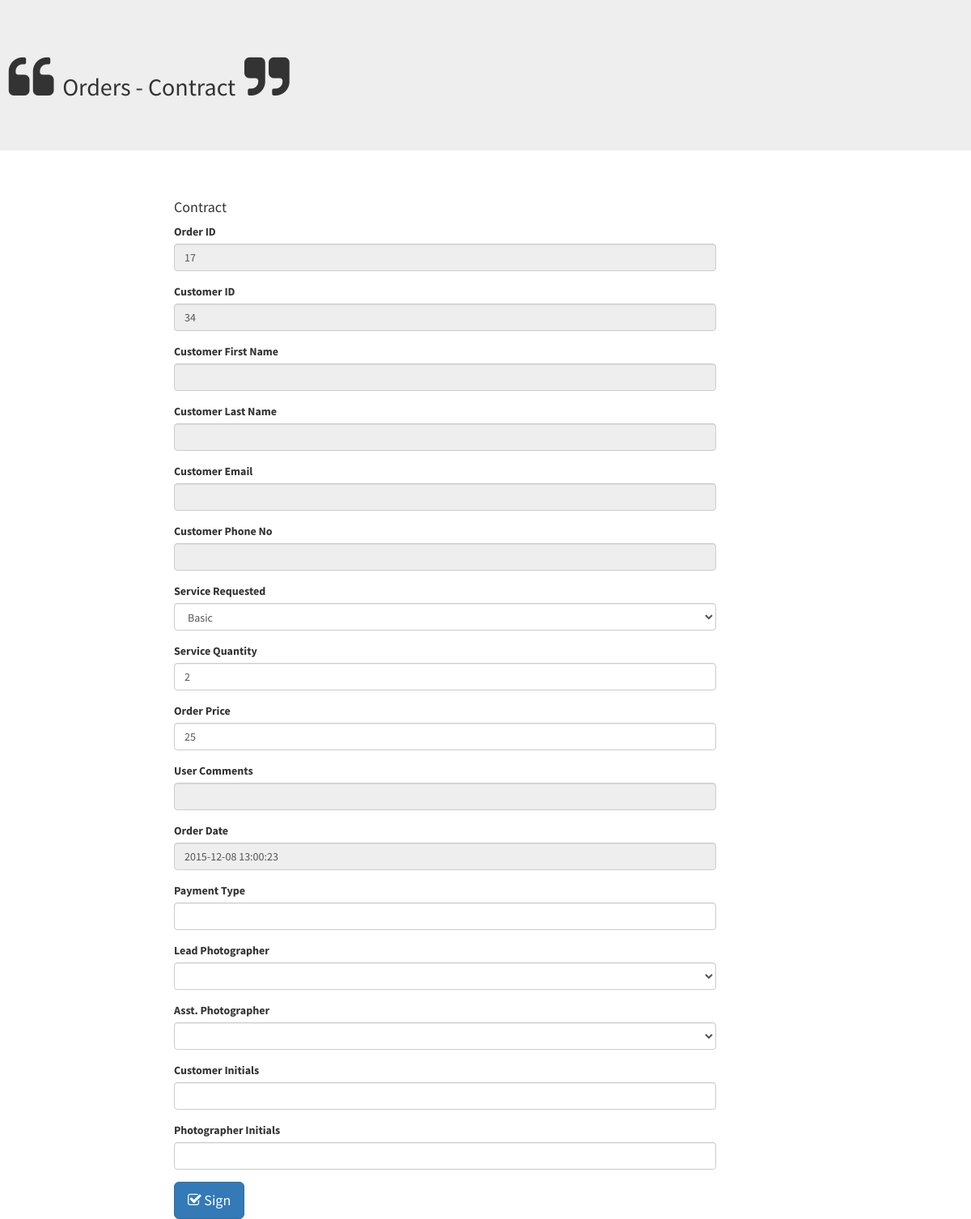
The page /makecontract.php?id=17 on the database its author committed.
### tables this page shows
CREATE TABLE IF NOT EXISTS `tbl_orders` (
  `id` int(4) NOT NULL AUTO_INCREMENT,
  `customerid` int(4) NOT NULL,
  `serviceid` int(4) NOT NULL,
  `photographerid1` int(4) NOT NULL,
  `photographerid2` int(4) NOT NULL,
  `paymenttype` varchar(16) NOT NULL,
  `cinitials` varchar(4) NOT NULL,
  `pinitials` varchar(4) NOT NULL,
  `status` int(1) NOT NULL,
  `quantity` int(4) NOT NULL,
  `price` float NOT NULL,
  `override` float NOT NULL,
  `comments` text NOT NULL,
  `orderdate` timestamp NOT NULL DEFAULT CURRENT_TIMESTAMP,
  `duedate` date NOT NULL,
  `lastupdated` timestamp NOT NULL DEFAULT '0000-00-00 00:00:00',
  PRIMARY KEY (`id`)
);

### makecontract.php (the view, shortened to what this page needs)
<?php
include('dbconnection.php');
$orderid = $_GET['id'];
$stmt = $databaseConnection->prepare("SELECT * FROM tbl_services");
$products = array();
if ($stmt->execute()) {
  while ($row = $stmt->fetch(PDO::FETCH_ASSOC)) {
    $products[] = $row;
  }
}
$databaseConnection = new PDO('mysql:host='._HOST_NAME_.';dbname='._DATABASE_NAME_, _USER_NAME_, _DB_PASSWORD);
$stmt = $databaseConnection->prepare("SELECT userid, fname, lname FROM tbl_photographers");
$photographers = array();
if ($stmt->execute()) {
  while ($row = $stmt->fetch(PDO::FETCH_ASSOC)) {
    $photographers[] = $row;
  }
}
if(!isset($_POST['submit'])){
  $databaseConnection = new PDO('mysql:host='._HOST_NAME_.';dbname='._DATABASE_NAME_, _USER_NAME_, _DB_PASSWORD);
  $stmt = $databaseConnection->prepare("SELECT tbl_orders.id, customerid, tbl_customers.fname cfname, tbl_customers.lname clname, tbl_orders.serviceid, tbl_services.price sprice,
    photographerid1, photographerid2, cinitials, pinitials, paymenttype, tbl_orders.comments, tbl_orders.quantity, tbl_customers.phone, tbl_customers.email, tbl_orders.orderdate, tbl_services.name sname, tbl_orders.price oprice
    FROM tbl_orders
    LEFT JOIN tbl_customers ON customerid = tbl_customers.userid
    LEFT JOIN tbl_services ON serviceid = tbl_services.id
    WHERE tbl_orders.id=?");
    try {
    $stmt->execute([$orderid]);
  }catch(PDOException $errMsg) {
    echo 'ERROR: ' . $errMsg->getMessage();
    exit;
  }
    $row = $stmt->fetch(PDO::FETCH_ASSOC);
  }
  include('header.php');
  echo "<div class='jumbotron'><h2><i class='fa fa-quote-left fa-fw fa-2x'></i>Orders - Contract<i class='fa fa-quote-right fa-fw fa-2x'></i></h2></div>";
  include('buttons.php');
  ?>
  <div class="col-md-7 col-md-offset-2">
    <h4>
      Contract
    </h4>
    <form action='' method='post' name='orderForm'>
      <div class="form-group">
        <label for="id">Order ID</label>
        <input type="text" class="form-control" name="id"
        id="id" placeholder="Order ID" value="<?php echo $row['id'];?>" readonly/>
      </div>
      <div class="form-group">
        <label for="customerid">Customer ID</label>
        <input type="text" class="form-control" name="customerid"
        id="id" placeholder="Customer ID" value="<?php echo $row['customerid'];?>" readonly/>
      </div>
      <div class="form-group">
        <label for="cfname">Customer First Name</label>
        <input type="text" class="form-control" name="cfname" id="cfname" value="<?php echo $row['cfname'];?>" readonly/>
      </div>
      <div class="form-group">
        <label for="clname">Customer Last Name</label>
        <input type="text" class="form-control" name="clname" id="clname" value="<?php echo $row['clname'];?>" readonly/>
      </div>
      <div class="form-group">
        <label for="email">Customer Email</label>
        <input type="text" class="form-control" name="email" id="email" value="<?php echo $row['email'];?>" readonly/>
      </div>
      <div class="form-group">
        <label for="phone">Customer Phone No</label>
        <input type="text" class="form-control" name="phone" id="phone" value="<?php echo $row['phone'];?>" readonly/>
      </div>
      <div class="form-group">
        <label for="serviceRequested">Service Requested</label>
        <select class="form-control" name="serviceRequested" id="serviceRequested">
          <?php foreach($products as $r => $value) {
            if($row['serviceid'] == $value['id']){
              echo "<option value=".$value['id']."> ".$value['name']." </option>";
            }
          }
          ?>
        </select>
      </div>
      <div class="form-group">
        <label for="quantity">Service Quantity</label>
        <input type="text" class="form-control" name="quantity" id="quantity" value="<?php echo $row['quantity'];?>">
      </div>
      <div class="form-group">
        <label for="oprice">Order Price</label>
        <input type="text" class="form-control" name="oprice" id="oprice" value="<?php echo $row['oprice'];?>">
      </div>
      <div class="form-group">
        <label for="comments">User Comments</label>
        <input type="text" class="form-control" name="comments" id="comments" value="<?php echo $row['comments'];?>" readonly>
      </div>
      <div class='form-group'>
        <label for="orderdate">Order Date</label>
        <input type="text" class="form-control" name="orderdate" id="orderdate" value="<?php echo $row['orderdate'];?>" readonly>
      </div>
      <?php
      if(empty($row['cinitials'])){
      echo "
        <div class='form-group'>
          <label for='payment'>Payment Type</label>
          <input type='text' class='form-control' name='payment' id='payment' value='' />
        </div>
      <div class='form-group'>
        <label for='photographerAssigned1'>Lead Photographer</label>
          <select class='form-control' name='photographerAssigned1' id='photographerAssigned1'>
            <option></option>";
            foreach($photographers as $r => $value) {
              echo '<option value='. $value['userid'].'> '.$value['fname'].' '.$value['lname'].' </option>';
             }
      echo "</select>
      </div>
      <div class='form-group'>
        <label for='photographerAssigned2'>Asst. Photographer</label>
          <select class='form-control' name='photographerAssigned2' id='photographerAssigned2'>
            <option></option>";
            foreach($photographers as $r => $value) {
              echo '<option value='. $value['userid'].'> '.$value['fname'].' '.$value['lname'].' </option>';
             }
      echo "</select>
      </div>
      <div class='form-group'>
        <label for='cinitials'>Customer Initials</label>
          <input type='text' class='form-control' name='cinitials' id='cinitials' value=''>
      </div>
      <div class='form-group'>
        <label for='pinitials'>Photographer Initials</label>
          <input type='text' class='form-control' name='pinitials' id='pinitials' value=''>
      </div>";
      }
      ?>
        <div class="btn-group">
          <button id="submit" name="submit" class="btn btn-lg btn-primary" type="submit" <?php if(!empty($row['cinitials'])){echo "disabled";} ?>><i class="fa fa-check-square-o"></i>&nbsp;Sign</button>
        </div>
      </form>
    </div>
    <?php
    include('footer.php');
    ?>

### css/stylish-portfolio.css (style rules this page uses)
html, body { width: 100%; height: 100%; }
body { font-family: "Source Sans Pro","Helvetica Neue",Helvetica,Arial,sans-serif; }

### rows shown on the page
tbl_orders: id "17", customerid "34", quantity "2", oprice "25", orderdate "2015-12-08 13:00:23"

### other values the page prints
form field serviceRequested "Basic"
